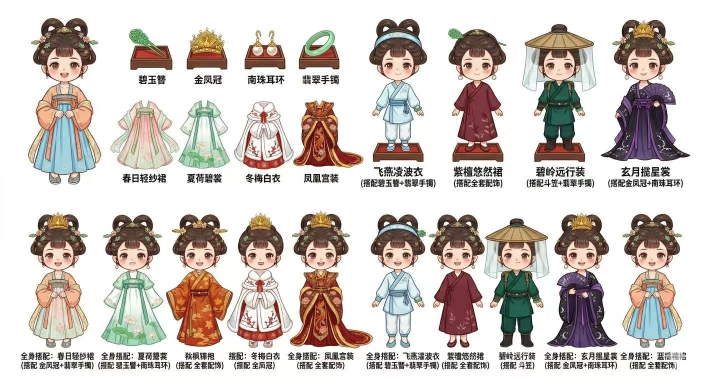
#> input picture frontend/src/components/img_1.png, 1408 x 768 px, found by its file name (shown at 1/2 size)
$ python crop_all_assets.py
#> lines starting #> are read from the running program, lines starting #| are printed output that depends on the picture
"""
一次性裁剪所有资源：
1. img_1.png → 15个套装图（透明背景）→ /assets/outfits/
2. img_2.png → 13个场景背景图（无人物）→ /assets/scenes/
3. img_3.png → 13个活动场景图（含人物）→ /assets/scenes_active/

基于 1408×768 尺寸

img_1.png 布局（套装图）：
  上半行（y:0~390）：
    - 左大立绘 x:0~188          → outfit #0（春日轻纱裙默认立绘）
    - 配饰区 x:188~570（跳过）
    - 上右4个人物立绘 x:700~1408 → outfits #1~#4（飞燕/紫檀/碧岭/玄月）
  下方行（y:390~768）：
    - 10个完整搭配立绘，均分1408 → outfits #5~#14

img_2.png / img_3.png 布局（场景图，13个）：
  行1(y:12~240): 4个，每个352px宽   → 闺房/府衙/街道/客栈
  行2(y:252~490): 4个，每个352px宽  → 酒馆(1)/酒馆(2)/跑马场(1)/草原(1)
  行3(y:502~756): 5个，每个281px宽  → 跑马场(2)/草原(2)/幼学馆/礼仪课堂/药铺
"""

from PIL import Image
import numpy as np
import os

BASE = '/Users/chenyinuo02/IdeaProjects/wondergame'
IMG1 = f'{BASE}/frontend/src/components/img_1.png'
IMG2 = f'{BASE}/frontend/src/components/img_2.png'
IMG3 = f'{BASE}/frontend/src/components/img_3.png'
OUTFITS_DIR   = f'{BASE}/frontend/public/assets/outfits/'
SCENES_DIR    = f'{BASE}/frontend/public/assets/scenes/'
ACTIVE_DIR    = f'{BASE}/frontend/public/assets/scenes_active/'

for d in [OUTFITS_DIR, SCENES_DIR, ACTIVE_DIR]:
    os.makedirs(d, exist_ok=True)


# ─────────────────────────────────────────
# 去白色背景工具
# ─────────────────────────────────────────
def remove_white_bg(pil_img, tol=28):
    """将白色及接近白色的像素变为透明"""
    arr = np.array(pil_img.convert('RGBA')).astype(np.float32)
    r, g, b = arr[:,:,0], arr[:,:,1], arr[:,:,2]
    # 纯白判断
    white_mask = (r >= 255 - tol) & (g >= 255 - tol) & (b >= 255 - tol)
    # 接近白色：做渐变透明
    near_mask  = (r >= 255 - tol*3) & (g >= 255 - tol*3) & (b >= 255 - tol*3)
    edge_mask  = near_mask & ~white_mask

    arr[:,:,3] = 255.0
    arr[:,:,3][white_mask] = 0.0

    if edge_mask.any():
        brightness = (r[edge_mask] + g[edge_mask] + b[edge_mask]) / 3.0
        alpha_edge = ((255.0 - brightness) / (tol * 3.0) * 255.0).clip(0, 255)
        arr[:,:,3][edge_mask] = alpha_edge

    return Image.fromarray(arr.astype(np.uint8), 'RGBA')


# ─────────────────────────────────────────
# 1. 裁剪15个套装图（img_1.png）
# ─────────────────────────────────────────
print("=" * 50)
print("【1】裁剪套装图（img_1.png）")
print("=" * 50)

img1 = Image.open(IMG1).convert('RGBA')
W1, H1 = img1.size  # 1408×768
#> W1 = 1408; H1 = 768

# 下方10个完整搭配，y:392~760，均分1408（每个≈140.8px）
row2_y1, row2_y2 = 392, 762
n_row2 = 10
row2_w = W1 / n_row2  # 140.8
#> row2_w = 140.8

# 上右4个人物立绘，y:30~385，x:700~1408（4等分=177px）
row1_right_y1, row1_right_y2 = 28, 388
row1_right_x1 = 700
row1_right_n  = 4
row1_right_w  = (W1 - row1_right_x1) / row1_right_n  # 177
#> row1_right_w = 177

outfits_def = [
    # (filename_id, display_name, x1, y1, x2, y2)

    # #0：左上角大立绘（春日轻纱裙完整版）
    ("spring_light_full",  "春日轻纱裙",
     8, 8, 190, 388),

    # #1~#4：上右4个人物立绘
    ("feather_wave",   "飞燕凌波衣",
     int(row1_right_x1 + 0 * row1_right_w),
     row1_right_y1,
     int(row1_right_x1 + 1 * row1_right_w),
     row1_right_y2),

    ("purple_sandalwood", "紫檀悠然裙",
     int(row1_right_x1 + 1 * row1_right_w),
     row1_right_y1,
     int(row1_right_x1 + 2 * row1_right_w),
     row1_right_y2),

    ("green_ridge",    "碧岭远行装",
     int(row1_right_x1 + 2 * row1_right_w),
     row1_right_y1,
     int(row1_right_x1 + 3 * row1_right_w),
     row1_right_y2),

    ("moon_star",      "玄月揽星裳",
     int(row1_right_x1 + 3 * row1_right_w),
     row1_right_y1,
     W1 - 2,
     row1_right_y2),

    # #5~#14：下方10个完整搭配立绘（按顺序：春/夏/秋/冬/凤/飞燕/紫檀/碧岭/玄月/斑斓）
    ("spring_light",        "全套:春日轻纱裙",   int(0*row2_w), row2_y1, int(1*row2_w), row2_y2),
    ("summer_lotus",        "全套:夏荷碧裳",     int(1*row2_w), row2_y1, int(2*row2_w), row2_y2),
    ("autumn_maple",        "全套:秋枫锦袍",     int(2*row2_w), row2_y1, int(3*row2_w), row2_y2),
    ("winter_plum",         "全套:冬梅白衣",     int(3*row2_w), row2_y1, int(4*row2_w), row2_y2),
    ("court_phoenix",       "全套:凤凰宫装",     int(4*row2_w), row2_y1, int(5*row2_w), row2_y2),
    ("feather_wave_full",   "全套:飞燕凌波衣",   int(5*row2_w), row2_y1, int(6*row2_w), row2_y2),
    ("purple_sand_full",    "全套:紫檀悠然裙",   int(6*row2_w), row2_y1, int(7*row2_w), row2_y2),
    ("green_ridge_full",    "全套:碧岭远行装",   int(7*row2_w), row2_y1, int(8*row2_w), row2_y2),
    ("moon_star_full",      "全套:玄月揽星裳",   int(8*row2_w), row2_y1, int(9*row2_w), row2_y2),
    ("bolan_full",          "全套:斑斓裙裳",     int(9*row2_w), row2_y1, W1 - 2,        row2_y2),
]

for fid, fname, x1, y1, x2, y2 in outfits_def:
    crop = img1.crop((x1, y1, x2, y2))
    clean = remove_white_bg(crop, tol=28)
    out = os.path.join(OUTFITS_DIR, f"{fid}.png")
    clean.save(out)
    print(f"  ✅ {fname:<22} → {fid}.png  ({x2-x1}×{y2-y1})")
#> this loop made 15 passes
#> pass 1, `crop = img1.crop((x1, y1, x2, y2))`:
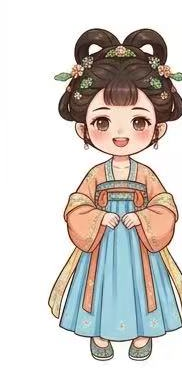
#> crop: PIL image 182x380 RGBA; mean R, G, B, A 209.8, 204.6, 199.6, 255
#> pass 1, in remove_white_bg, `r, g, b = arr[:,:,0], arr[:,:,1], arr[:,:,2]`:
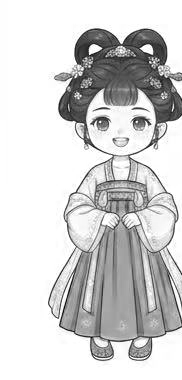
#> r: shape (380, 182) float32; min 0, max 255, mean 209.8
#> pass 1, in remove_white_bg, `r, g, b = arr[:,:,0], arr[:,:,1], arr[:,:,2]`:
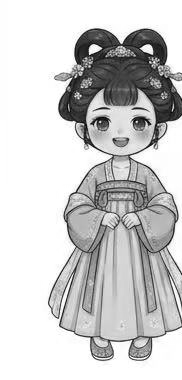
#> g: shape (380, 182) float32; min 0, max 255, mean 204.6
#> after the loop:
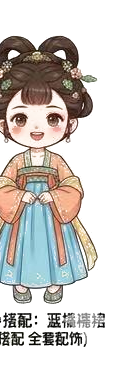
#> clean: PIL image 139x370 RGBA; mean R, G, B, A 210.3, 205.7, 200.9, 100.4; transparent parts drawn white
#> after the loop:
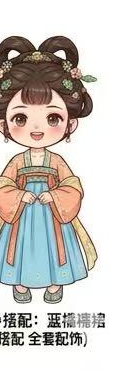
#> crop: PIL image 139x370 RGBA; mean R, G, B, A 210.3, 205.7, 200.9, 255


# ─────────────────────────────────────────
# 2&3. 裁剪场景图（img_2 + img_3，相同布局）
# ─────────────────────────────────────────
def crop_scenes(src_path, out_dir, label):
    print(f"\n{'='*50}")
    print(f"【{label}】裁剪场景图（{os.path.basename(src_path)}）")
    print(f"{'='*50}")
#> (the run stopped early here; a loop or call above may not have finished)

$ run again, with frontend/src/components/img_10.png copied over frontend/src/components/img_1.png
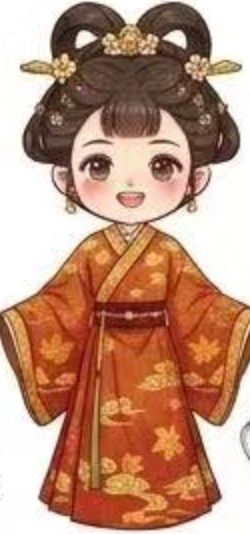
#> input picture frontend/src/components/img_10.png, 250 x 534 px, found by its file name
#> img1 is the input picture: PIL image 250x534 RGBA; mean R, G, B, A 190, 146.6, 124.5, 255

$ run again, with frontend/src/components/img_11.png copied over frontend/src/components/img_1.png
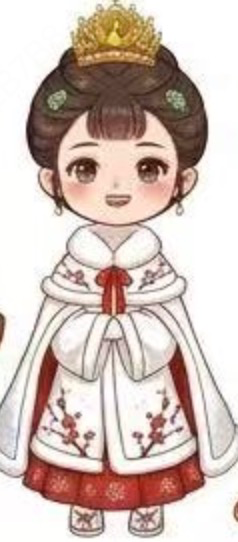
#> input picture frontend/src/components/img_11.png, 238 x 542 px, found by its file name
#> img1 is the input picture: PIL image 238x542 RGBA; mean R, G, B, A 209.4, 192.3, 184.8, 255

$ run again, with frontend/src/components/img_12.png copied over frontend/src/components/img_1.png
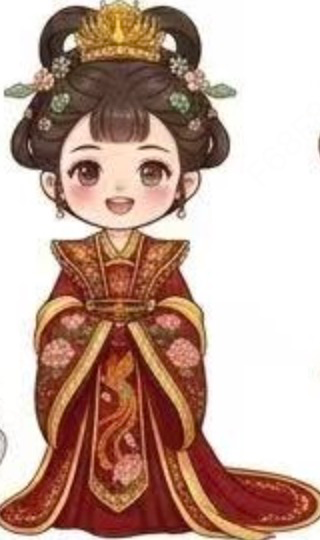
#> input picture frontend/src/components/img_12.png, 320 x 540 px, found by its file name
#> img1 is the input picture: PIL image 320x540 RGBA; mean R, G, B, A 193.6, 164.4, 152, 255
